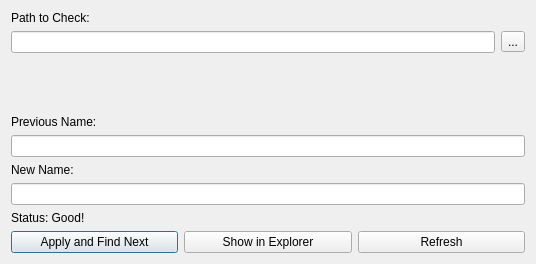
<?xml version="1.0" encoding="UTF-8"?>
<ui version="4.0">
 <class>Main_Window</class>
 <widget class="QDialog" name="Main_Window">
  <property name="geometry">
   <rect>
    <x>0</x>
    <y>0</y>
    <width>536</width>
    <height>264</height>
   </rect>
  </property>
  <property name="windowTitle">
   <string>Manual File Name Fixer</string>
  </property>
  <layout class="QVBoxLayout" name="verticalLayout">
   <item>
    <layout class="QVBoxLayout" name="layoutPath">
     <item>
      <widget class="QLabel" name="lblPathToCheck">
       <property name="text">
        <string>Path to Check:</string>
       </property>
      </widget>
     </item>
     <item>
      <layout class="QHBoxLayout" name="layoutPathLine">
       <item>
        <widget class="QLineEdit" name="lePath"/>
       </item>
       <item>
        <widget class="QToolButton" name="btnPath">
         <property name="text">
          <string>...</string>
         </property>
        </widget>
       </item>
      </layout>
     </item>
    </layout>
   </item>
   <item>
    <spacer name="verticalSpacer">
     <property name="orientation">
      <enum>Qt::Vertical</enum>
     </property>
     <property name="sizeHint" stdset="0">
      <size>
       <width>20</width>
       <height>40</height>
      </size>
     </property>
    </spacer>
   </item>
   <item>
    <layout class="QVBoxLayout" name="layoutPreviousName">
     <item>
      <widget class="QLabel" name="lblPreviousName">
       <property name="text">
        <string>Previous Name:</string>
       </property>
      </widget>
     </item>
     <item>
      <widget class="QLineEdit" name="lePreviousName">
       <property name="readOnly">
        <bool>true</bool>
       </property>
      </widget>
     </item>
    </layout>
   </item>
   <item>
    <layout class="QVBoxLayout" name="verticalLayout_2">
     <item>
      <widget class="QLabel" name="lblNewName">
       <property name="text">
        <string>New Name:</string>
       </property>
      </widget>
     </item>
     <item>
      <widget class="QLineEdit" name="leNewName"/>
     </item>
    </layout>
   </item>
   <item>
    <widget class="QLabel" name="lblStatus">
     <property name="text">
      <string>Status: Good!</string>
     </property>
    </widget>
   </item>
   <item>
    <layout class="QHBoxLayout" name="layoutButtons">
     <item>
      <widget class="QPushButton" name="btnApplyAndFindNext">
       <property name="text">
        <string>Apply and Find Next</string>
       </property>
      </widget>
     </item>
     <item>
      <widget class="QPushButton" name="btnShowInExplorer">
       <property name="text">
        <string>Show in Explorer</string>
       </property>
      </widget>
     </item>
     <item>
      <widget class="QPushButton" name="btnRefresh">
       <property name="text">
        <string>Refresh</string>
       </property>
      </widget>
     </item>
    </layout>
   </item>
  </layout>
 </widget>
 <resources/>
 <connections/>
</ui>
